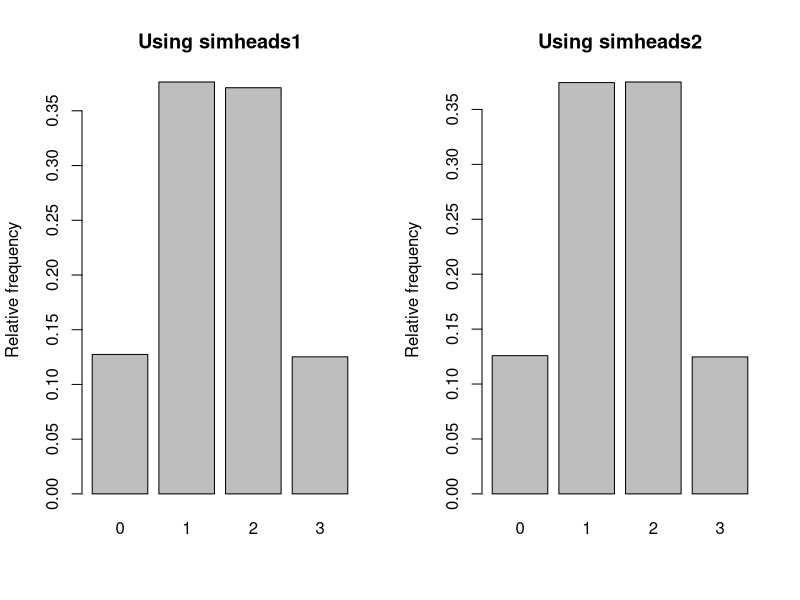
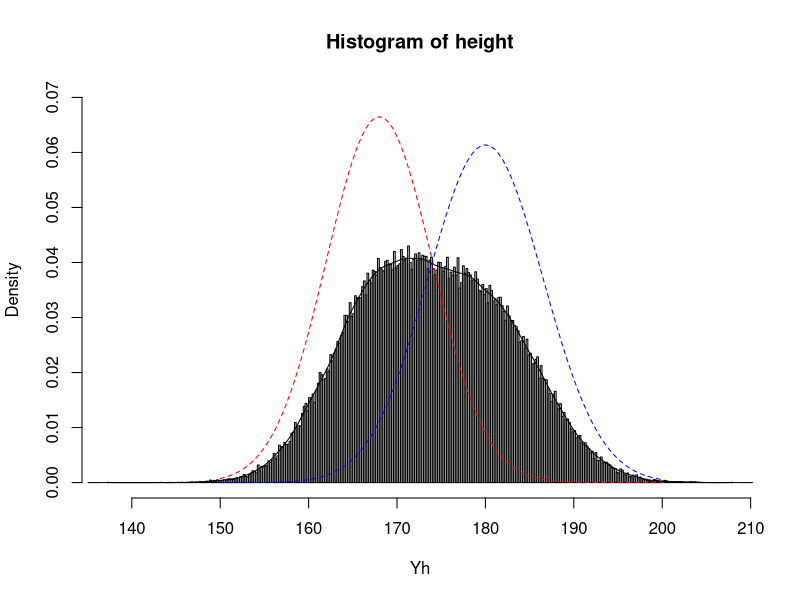
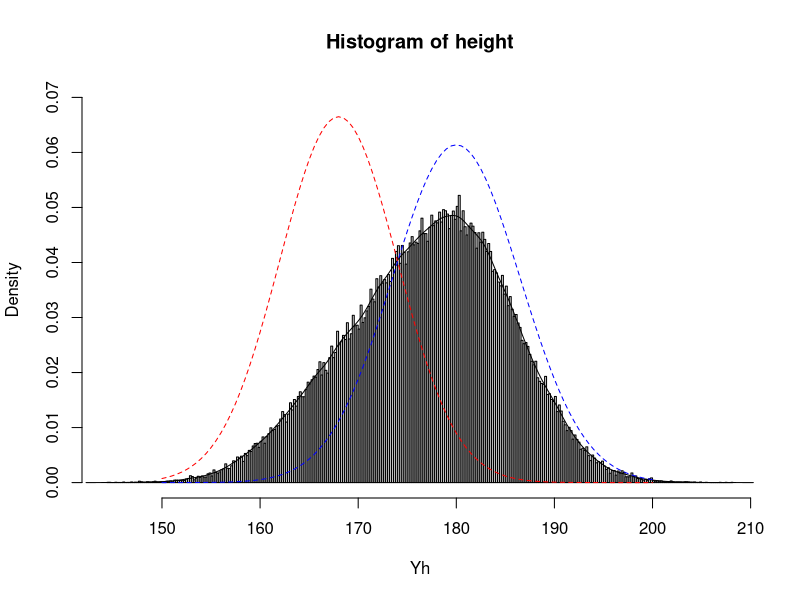
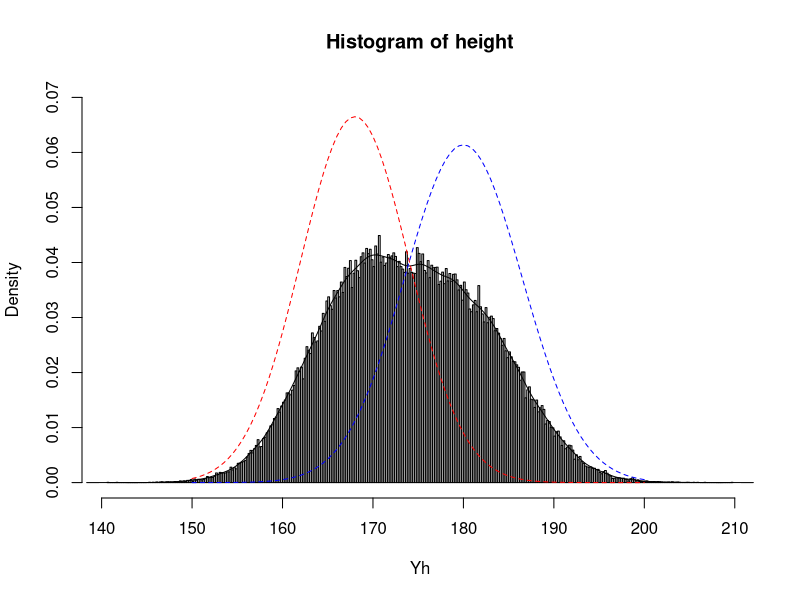
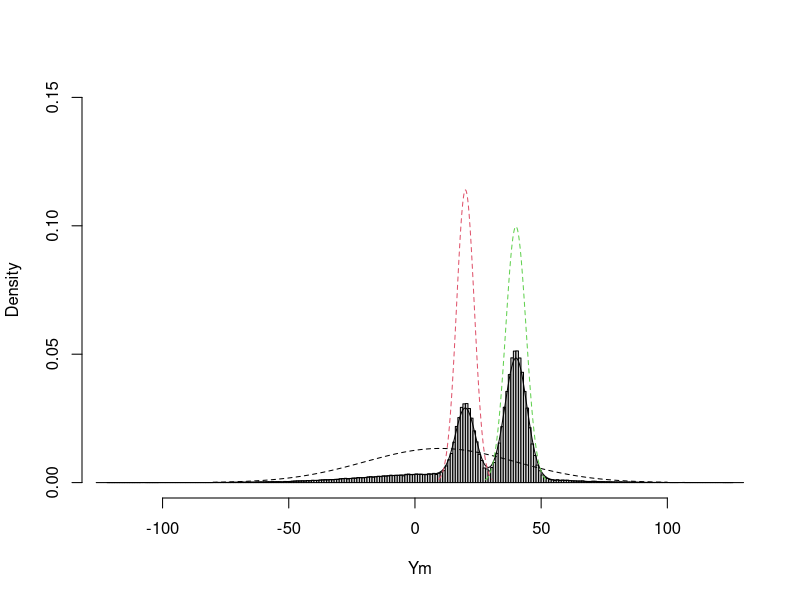

The R script that drew these images, in order:
# Remove old variables:
rm(list=ls())

########################################################################
### Examples of efficient coding for sums

# We have earlier used this code for simulating the sum of k throws of a dice:
simheads1 <- function(Nsim,k){
  nheads <- vector(length=Nsim) # Define a vector to store the number of heads in each repetition
  for(i in 1:Nsim)              # Generate the number of heads Nsim times
    nheads[i] <- sum(sample(0:1,size=k,replace=TRUE))  # Sum of heads in k throws
  return(nheads)                # Return the resulting vector
}

# A more efficient code which avoid the for-loop is given below
# We first generate a matrix with Nsim rows and k columns
# Each cell in the matrix is the outcome of one coin throw
# Use the apply function to sum the number of heads in each row
simheads2 <- function(Nsim,k){
  coinmatrix <- matrix(sample(0:1,size=Nsim*k,replace=TRUE),ncol=k) 
  nheads <- apply(coinmatrix,MARGIN = 1,FUN = sum) # The function sum is applied to each row 
  return(nheads)                # Return the resulting vector
}

# Compare execution time for the two functions
system.time(simheads1(Nsim=1000000,k=6))
system.time(simheads2(Nsim=1000000,k=6))

# Verify that both functions generate data from the correct pmf
k <- 3
Nsim <- 200000
nheadsim1 <- simheads1(Nsim=Nsim,k=k)
relfreq1 <- table(nheadsim1)/Nsim   # Calculate relative frequency for each outcome
nheadsim2 <- simheads2(Nsim=Nsim,k=k)
relfreq2 <- table(nheadsim2)/Nsim   # Calculate relative frequency for each outcome
par(mfrow=c(1,2))
barplot(relfreq1,ylab="Relative frequency",main="Using simheads1")
barplot(relfreq2,ylab="Relative frequency",main="Using simheads2")
par(mfrow=c(1,1))




########################################################################
### Example of generating a linear combination
genlinkomb <- function(Nsim){
  Y <- 10*rnorm(Nsim,mean=20,sd=10)+25*rgamma(Nsim,shape=3,scale=2)+100*rbeta(Nsim,shape1 = 2, shape2 = 2)
  Y   # Return the resulting vector
}

Nsim <- 100000
Ys <- genlinkomb(Nsim)
mean(Ys)
var(Ys)
# Probabilities
mean(Ys>200)
sum(Ys<300)/Nsim
sum(Ys<300 & Ys>200)/Nsim




########################################################################
### Simulating a mixture of normal distributions

# Simulating heights from a mixture of two height populations
# p1 is the probability of being from population 1
gennormheightmix <- function(Nsim,p1=0.5){
  u <- runif(Nsim)
  wdist <-  as.integer(u<p1) # 1 if from population 1, 0 otherwise
  X1 <- rnorm(Nsim,mean = 168,sd = 6.0)
  X2 <- rnorm(Nsim,mean = 180,sd = 6.5)
  Y <- wdist*X1+(1-wdist)*X2 
  Y
}

# Simulating the height distribution with equal amount of women and men:
Nsim <- 100000
Yh <- gennormheightmix(Nsim,p1=0.5)
hist(Yh,prob = TRUE,nclass=max(10,sqrt(Nsim)),ylim=c(0,0.07),main="Histogram of height")
lines(density(Yh))
curve(dnorm(x, mean=168, sd=6.0),from=150,to=200,add=TRUE, col='red',lty=2)
curve(dnorm(x, mean=180, sd=6.5),from=150,to=200,add=TRUE, col='blue',lty=2)
mean(Yh)
sd(Yh)

# Simulating the height distribution with 25% women:
Yh <- gennormheightmix(Nsim,p1=0.25)
hist(Yh,prob = TRUE,nclass=max(10,sqrt(Nsim)),ylim=c(0,0.07),main="Histogram of height")
lines(density(Yh))
curve(dnorm(x, mean=168, sd=6.0),from=150,to=200,add=TRUE, col='red',lty=2)
curve(dnorm(x, mean=180, sd=6.5),from=150,to=200,add=TRUE, col='blue',lty=2)
mean(Yh)
sd(Yh)



######################################################
# Simulating a general mixture of normal populations
# Notice the first two if statements which check if we give valid input parameters
gennormmix <- function(Nsim,pvec,muvec,sdvec){
  if(min(c(length(pvec),length(muvec),length(sdvec))) != 
     max(c(length(pvec),length(muvec),length(sdvec))))
    stop("Length of pvec,muvec and sdvec must be equal")
  if(sum(pvec)!=1)
    stop("pvec must sum to 1")
  m <- length(pvec) # Number of distributions
  # Determine which distribution to sample from in each simulation
  whichdist <- sample(1:m,size=Nsim,replace = TRUE,prob = pvec)
  # Simulate the mixture
  Y <- rnorm(Nsim,mean = muvec[whichdist],sd = sdvec[whichdist])
  Y
}

# Verify that we get the same as above for the height mixture:
Nsim <- 100000
pvec <- c(0.5,0.5)
muvec <- c(168,180)
sdvec <- c(6.0,6.5)
Yh <- gennormmix(Nsim,pvec=pvec,muvec=muvec,sdvec=sdvec)
hist(Yh,prob = TRUE,nclass=max(10,sqrt(Nsim)),ylim=c(0,0.07),main="Histogram of height")
lines(density(Yh))
curve(dnorm(x, mean=168, sd=6.0),from=150,to=200,add=TRUE, col='red',lty=2)
curve(dnorm(x, mean=180, sd=6.5),from=150,to=200,add=TRUE, col='blue',lty=2)
mean(Yh)
sd(Yh)



# Try a completely different mixture:
Nsim <- 100000
pvec <- c(0.25,0.25,0.5)
muvec <- c(10,20,40)
sdvec <- c(30.0,3.5,4.0)
Ym <- gennormmix(Nsim,pvec=pvec,muvec=muvec,sdvec=sdvec)
hist(Ym,prob = TRUE,nclass=max(10,sqrt(Nsim)),ylim=c(0,0.15),main="")
lines(density(Ym))
for(i in 1:length(pvec))
  curve(dnorm(x, mean=muvec[i], sd=sdvec[i]),
        from=muvec[i]-3*sdvec[i],to=muvec[i]+3*sdvec[i],add=TRUE, col=i,lty=2)
mean(Ym)
sd(Ym)
# Repeat the code above for different values of pvec, muvec and sdvec
